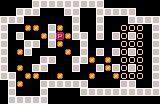

The image is a tile-based game level rendered from a .tmx file. Its description and complete source (layers, tilesets, objects, tile grids) follow:
An orthogonal 20x13 tile map with 8x8 px tiles, 1 tile layer (tiles).

<map version="1.0" tiledversion="1.0.2" orientation="orthogonal" renderorder="left-up" width="20" height="13" tilewidth="8" tileheight="8" nextobjectid="1">
 <tileset firstgid="1" source="tileset.tsx" />
 <layer name="tiles" width="20" height="13">
  <data encoding="csv">
0,0,0,0,5,5,5,5,5,5,5,5,5,0,0,0,0,0,0,0,0,0,5,5,5,0,0,0,5,5,0,0,5,5,5,5,5,0,0,0,5,5,5,0,0,0,0,0,0,5,0,0,5,0,0,0,5,5,5,5,5,0,0,1,1,0,5,1,0,5,0,0,5,0,0,2,2,2,0,5,5,0,5,0,0,1,5,3,1,5,5,0,5,0,5,2,5,2,0,5,5,0,0,5,5,0,5,1,0,0,5,0,0,0,0,2,2,2,0,5,5,0,1,5,0,0,0,0,1,0,5,0,5,0,5,2,5,2,0,5,5,0,0,0,0,5,5,0,0,5,5,1,0,1,0,2,2,2,0,5,5,0,1,0,5,5,0,0,0,5,0,0,5,1,5,2,5,2,0,5,5,5,0,1,1,0,0,1,0,0,0,1,0,0,1,2,2,2,0,5,0,5,1,0,0,5,5,5,5,5,5,0,0,0,0,5,5,0,0,5,0,5,0,0,0,5,0,0,0,0,5,5,5,5,5,5,5,5,5,5,0,5,5,5,5,5,0,0,0,0,0,0,0,0,0,0,0,0,0,0
</data>
 </layer>
</map>
